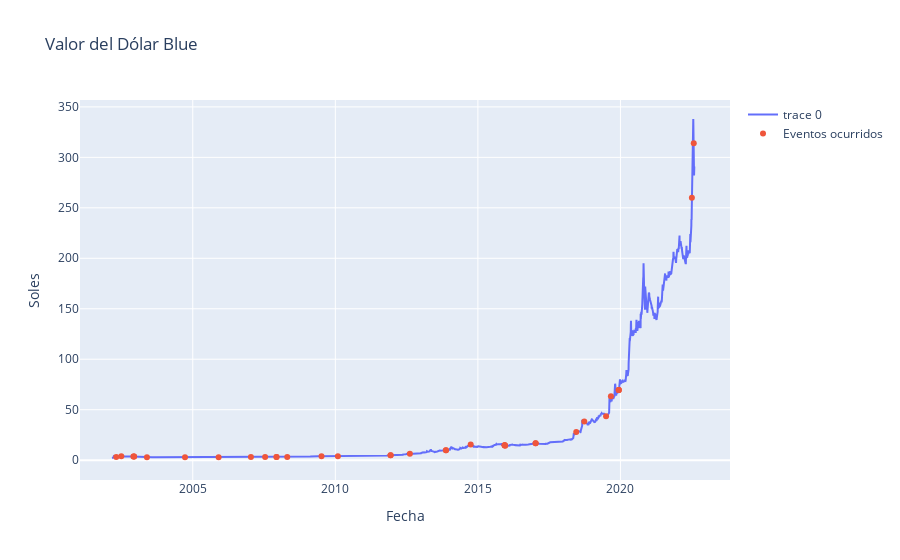

The notebook cell saved with this chart:
### Code cell
fig = go.Figure()
fig.add_trace(go.Scatter(x = table['fecha'], y = table['dolar_b'], mode='lines'))
fig.add_trace(go.Scatter(x = eventos['fecha'], y = eventos['dolar_b'], mode='markers', name='Eventos ocurridos'))
fig.update_layout(
    title='Valor del Dólar Blue',
    xaxis_title = 'Fecha',
    yaxis_title = 'Soles')

### Figure 1 — Plotly figure (JSON) as saved in the notebook; plotly's stock layout.template omitted (floating-point values rounded to 4 significant figures; data arrays with more than 128 entries replaced by an {"elided": "..."} marker saying what was removed)
{"data": [{"mode": "lines", "type": "scatter", "x": {"elided": "7468 str values"}, "y": {"elided": "7468 float values"}}, {"mode": "markers", "name": "Eventos ocurridos", "type": "scatter", "x": ["2002-04-27T00:00:00", "2002-07-01T00:00:00", "2002-12-02T00:00:00", "2002-12-11T00:00:00", "2002-12-11T00:00:00", "2003-05-25T00:00:00", "2004-09-24T00:00:00", "2005-11-28T00:00:00", "2007-01-16T00:00:00", "2007-07-17T00:00:00", "2007-12-10T00:00:00", "2007-12-10T00:00:00", "2008-04-25T00:00:00", "2009-07-08T00:00:00", "2010-02-03T00:00:00", "2011-12-10T00:00:00", "2011-12-10T00:00:00", "2012-08-13T00:00:00", "2013-11-18T00:00:00", "2013-11-18T00:00:00", "2014-10-01T00:00:00", "2015-12-10T00:00:00", "2015-12-10T00:00:00", "2015-12-10T00:00:00", "2015-12-17T00:00:00", "2017-01-10T00:00:00", "2017-01-10T00:00:00", "2018-06-14T00:00:00", "2018-09-25T00:00:00", "2019-07-01T00:00:00", "2019-09-01T00:00:00", "2019-12-10T00:00:00", "2019-12-10T00:00:00", "2019-12-10T00:00:00", "2022-07-04T00:00:00", "2022-07-28T00:00:00"], "y": [3.123, 3.83, 3.62, 3.53, 3.53, 2.887, 3.01, 3, 3.105, 3.135, 3.152, 3.152, 3.252, 3.842, 3.91, 4.79, 4.79, 6.28, 9.87, 9.87, 15.64, 14.77, 14.77, 14.77, 14.36, 16.85, 16.85, 27.9, 38.25, 43.45, 63.33, 69.5, 69.5, 69.5, 260, 314]}], "layout": {"title": {"text": "Valor del Dólar Blue"}, "xaxis": {"title": {"text": "Fecha"}}, "yaxis": {"title": {"text": "Soles"}}}}
